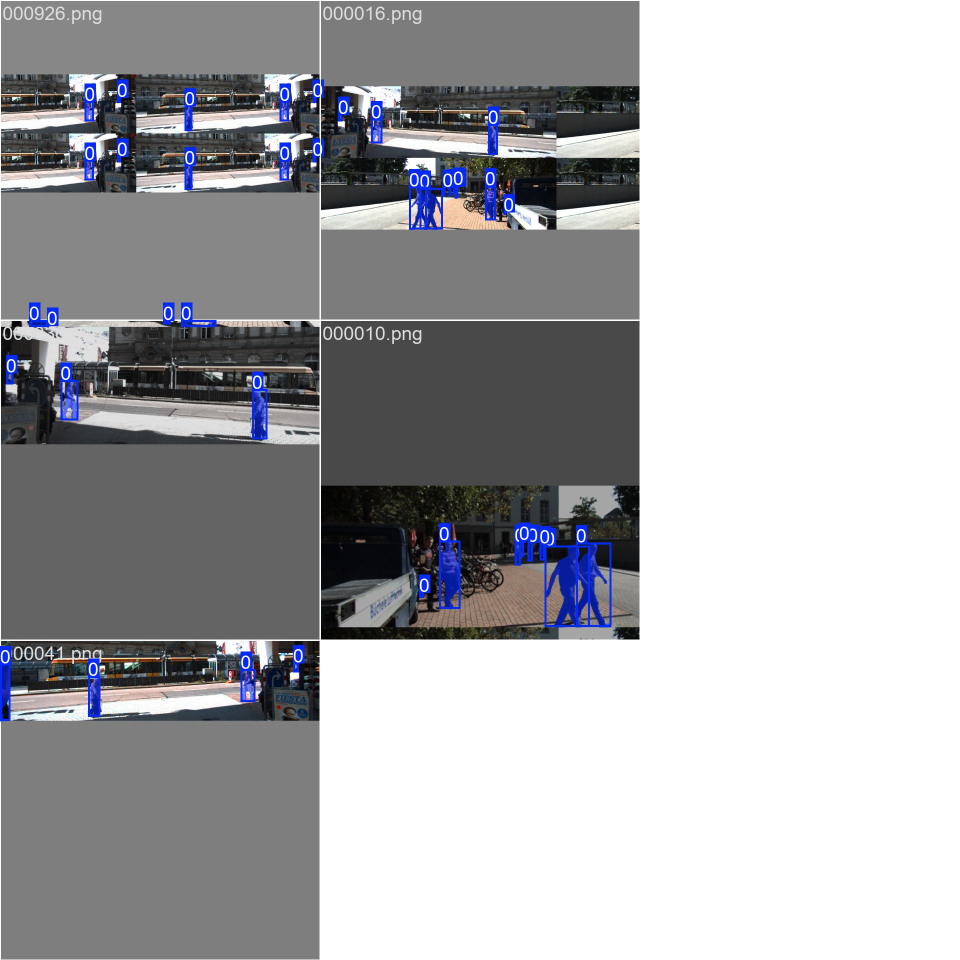
#> input picture Week_2/yolo/runs/segment/train/train_batch0.jpg, 1920 x 1920 px, given as the content of the folder /ghome/c5mcv07/mcv/datasets/C5/KITTI-MOTS/training/image_02, which was not available (shown at 1/2 size)
$ python prova.py
#> lines starting #> are read from the running program, lines starting #| are printed output that depends on the picture
import os
import cv2
import numpy as np
from pathlib import Path

# Define directories
image_dir = Path('/ghome/c5mcv07/mcv/datasets/C5/KITTI-MOTS/training/image_02')
mask_dir = Path('/ghome/c5mcv07/mcv/datasets/C5/KITTI-MOTS/instances')
label_dir = Path('/home/c5mcv07/C5_G7_MCV/Week_2/yolo/labels/train')

# Class ID mappings (you can add more classes as per your dataset)
class_mapping = {1: "car", 2: "pedestrian"}  # Adjust based on your dataset

# Helper function to get bounding boxes from mask
def get_bounding_boxes_from_mask(mask):
    # Convert mask to binary (assuming masks are grayscale)
    _, binary_mask = cv2.threshold(mask, 1, 255, cv2.THRESH_BINARY)

    # Find contours (which represent object boundaries)
    contours, _ = cv2.findContours(binary_mask, cv2.RETR_EXTERNAL, cv2.CHAIN_APPROX_SIMPLE)

    # Get bounding boxes from contours
    boxes = []
    for contour in contours:
        x, y, w, h = cv2.boundingRect(contour)
        boxes.append((x, y, x + w, y + h))

    return boxes

# Function to convert bounding box to YOLO format
def convert_to_yolo_format(x_min, y_min, x_max, y_max, img_width, img_height):
    # YOLO format: class_id, x_center, y_center, width, height (normalized)
    x_center = (x_min + x_max) / 2 / img_width
    y_center = (y_min + y_max) / 2 / img_height
    width = (x_max - x_min) / img_width
    height = (y_max - y_min) / img_height
    return x_center, y_center, width, height

# Process each sequence in the dataset
for seq in os.listdir(image_dir):
    seq_image_dir = image_dir / seq
    seq_mask_dir = mask_dir / seq
    seq_label_dir = label_dir / seq
    seq_label_dir.mkdir(parents=True, exist_ok=True)  # Create label directory if not exists

    # Process each frame in the sequence
    for frame_num in os.listdir(seq_image_dir):
        frame_img_path = seq_image_dir / frame_num
        frame_mask_path = seq_mask_dir / frame_num

        # Read the frame image and mask
        frame_img = cv2.imread(str(frame_img_path))
#> frame_img is the input picture: shape (1920, 1920, 3); mean B, G, R 175.3, 172.4, 172.1
        mask = cv2.imread(str(frame_mask_path), cv2.IMREAD_UNCHANGED)

        # Get image dimensions
        img_height, img_width = frame_img.shape[:2]
#> img_height = 1920; img_width = 1920

        # Extract bounding boxes from the mask
        boxes = get_bounding_boxes_from_mask(mask)
#> in get_bounding_boxes_from_mask, `_, binary_mask = cv2.threshold(mask, 1, 255, cv2.THRESH_BINARY)`:
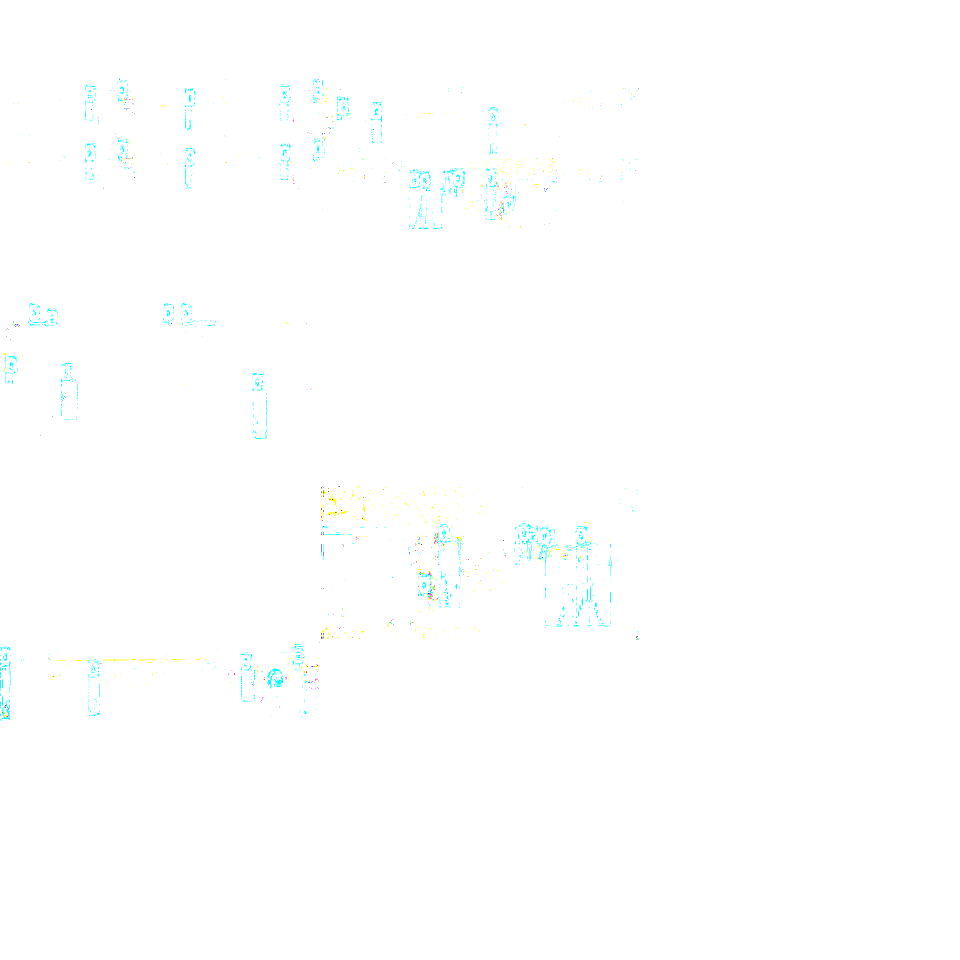
#> binary_mask: shape (1920, 1920, 3) (shown at 1/2 size); mean B, G, R 254.8, 255, 254.2
#> (the run stopped early here; a loop or call above may not have finished)

$ run again, on Week_2/yolo/runs/segment/train/val_batch1_pred.jpg
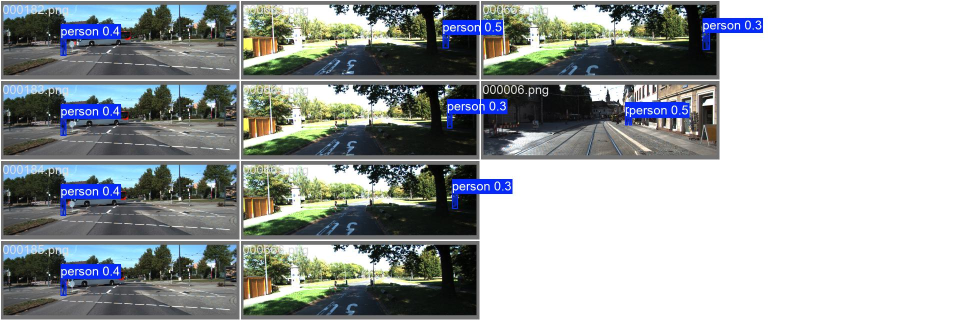
#> input picture Week_2/yolo/runs/segment/train/val_batch1_pred.jpg, 1920 x 640 px, given as the content of the folder /ghome/c5mcv07/mcv/datasets/C5/KITTI-MOTS/training/image_02, which was not available (shown at 1/2 size)
#> frame_img is the input picture: shape (640, 1920, 3); mean B, G, R 165.3, 164.6, 159.6
#> in get_bounding_boxes_from_mask, `_, binary_mask = cv2.threshold(mask, 1, 255, cv2.THRESH_BINARY)`:
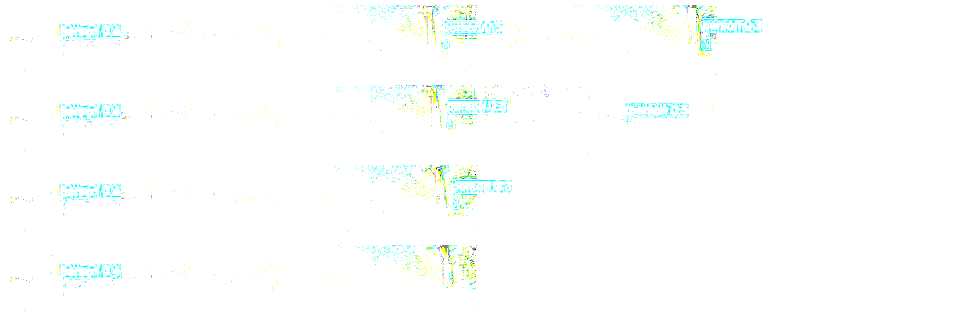
#> binary_mask: shape (640, 1920, 3) (shown at 1/2 size); mean B, G, R 253.7, 254.7, 252.7

$ run again, on Week_2/yolo/runs/segment/train/val_batch2_pred.jpg
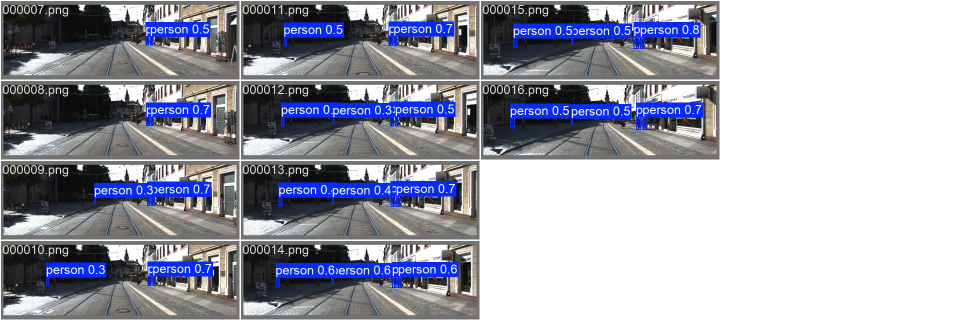
#> input picture Week_2/yolo/runs/segment/train/val_batch2_pred.jpg, 1920 x 640 px, given as the content of the folder /ghome/c5mcv07/mcv/datasets/C5/KITTI-MOTS/training/image_02, which was not available (shown at 1/2 size)
#> frame_img is the input picture: shape (640, 1920, 3); mean B, G, R 175.5, 164.2, 162.4
#> in get_bounding_boxes_from_mask, `_, binary_mask = cv2.threshold(mask, 1, 255, cv2.THRESH_BINARY)`:
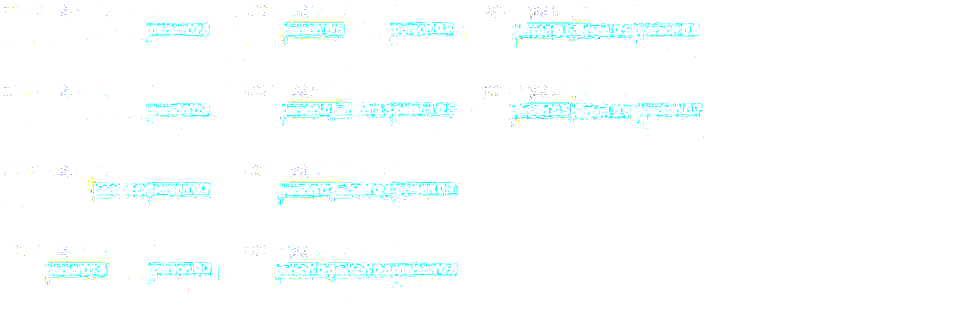
#> binary_mask: shape (640, 1920, 3) (shown at 1/2 size); mean B, G, R 254.6, 254.9, 251.3
